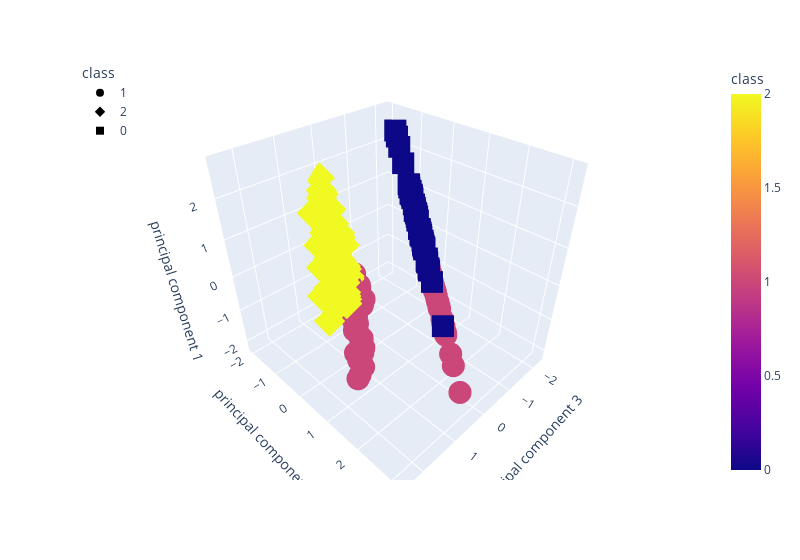

This figure's notebook cell:
### Code cell
# BONUS: plot the 3 principal components
import plotly.express as px
fig = px.scatter_3d(
    df_alt_shopping_pca,
    x="principal component 3",
    y="principal component 2",
    z="principal component 1",
    color="class",
    symbol="class",
    width=800,
)
fig.update_layout(legend=dict(x=0, y=1))
fig.show()
